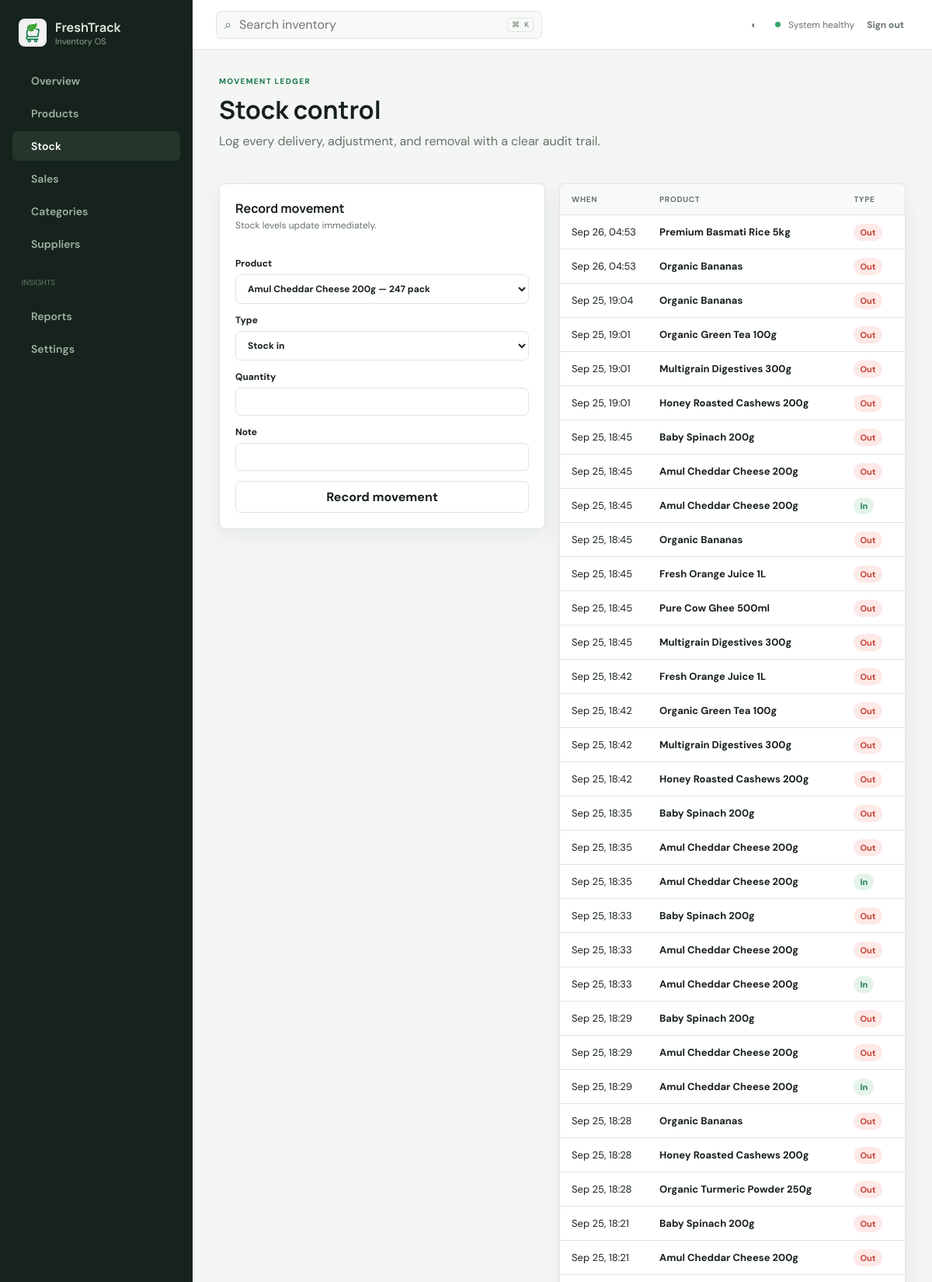
/stock (signed in, upper part), run on the app's committed database.
### app/models.py (models this page shows, shortened)
class StockMovement(db.Model):
    id = db.Column(db.Integer, primary_key=True)
    product_id = db.Column(db.Integer, db.ForeignKey("product.id"), nullable=False)
    user_id = db.Column(db.Integer, db.ForeignKey("user.id"), nullable=False)
    movement_type = db.Column(db.String(20), nullable=False)
    quantity = db.Column(db.Integer, nullable=False)
    note = db.Column(db.String(300))
    created_at = db.Column(db.DateTime(timezone=True), default=utcnow, nullable=False, index=True)
    product = db.relationship("Product", back_populates="movements"); user = db.relationship("User", back_populates="movements")

class Product(db.Model):
    id = db.Column(db.Integer, primary_key=True)
    name = db.Column(db.String(150), nullable=False, index=True)
    sku = db.Column(db.String(80), unique=True, nullable=False, index=True)
    category_id = db.Column(db.Integer, db.ForeignKey("category.id"), nullable=False)
    supplier_id = db.Column(db.Integer, db.ForeignKey("supplier.id"))
    price = db.Column(db.Numeric(12,2), nullable=False, default=0)
    cost = db.Column(db.Numeric(12,2), nullable=False, default=0)
    quantity = db.Column(db.Integer, nullable=False, default=0)
    low_stock_threshold = db.Column(db.Integer, nullable=False, default=10)
    unit = db.Column(db.String(30), nullable=False, default="unit")
    expiry_date = db.Column(db.Date)
    image = db.Column(db.String(255))
    created_at = db.Column(db.DateTime(timezone=True), default=utcnow, nullable=False)
    category = db.relationship("Category", back_populates="products")
    supplier = db.relationship("Supplier", back_populates="products")
    movements = db.relationship("StockMovement", back_populates="product", cascade="all, delete-orphan")
    sale_items = db.relationship("SaleItem", back_populates="product")

### app/routes/main.py (the view, shortened to what this page needs)
@bp.route("/stock", methods=["GET", "POST"])
@login_required
def stock():
    form = MovementForm()
    movement_choices(form)
    rows = StockMovement.query.order_by(StockMovement.created_at.desc()).limit(100).all()
    return render_template("stock.html", form=form, rows=rows, store=setting())

### app/forms.py
class MovementForm(FlaskForm):
    product_id=SelectField("Product",coerce=int,validators=[DataRequired()]); movement_type=SelectField("Type",choices=[("in","Stock in"),("out","Stock out"),("adjustment","Set quantity")]); quantity=IntegerField("Quantity",validators=[DataRequired(),NumberRange(min=0)]); note=StringField("Note",validators=[Optional(),Length(max=300)]); submit=SubmitField("Record movement")

### app/models.py (called while the page is built)
    @property
    def is_active(self): return self.is_active_account

    @property
    def role(self): return self.role_record.role if self.role_record else "staff"

    @property
    def display_name(self): return self.profile.display_name if self.profile else self.email.split("@")[0]

### app/routes/main.py (called while the page is built)
def setting():
    return StoreSetting.query.first() or StoreSetting(
        store_name="FreshTrack Market",
        currency="INR",
        phone="+91 98765 43210",
        address="Indiranagar, Bengaluru, India"
    )

def movement_choices(form):
    form.product_id.choices = [(x.id, f"{x.name} — {x.quantity} {x.unit}") for x in Product.query.order_by(Product.name)]

### app/templates/stock.html
{% extends 'base.html' %}{% from '_macros.html' import field %}{% block title %}Stock · FreshTrack{% endblock %}{% block content %}<div class="page-head"><div><p class="eyebrow">MOVEMENT LEDGER</p><h1>Stock control</h1><p>Log every delivery, adjustment, and removal with a clear audit trail.</p></div></div><section class="split-layout"><form method="post" class="panel form-panel">{{form.hidden_tag()}}<header><div><h2>Record movement</h2><p>Stock levels update immediately.</p></div></header>{{field(form.product_id)}}{{field(form.movement_type)}}{{field(form.quantity)}}{{field(form.note)}}{{form.submit(class='primary-button wide')}}</form><div class="table-shell"><table><thead><tr><th>When</th><th>Product</th><th>Type</th><th>Quantity</th><th>Recorded by</th><th>Note</th></tr></thead><tbody>{% for x in rows %}<tr><td>{{x.created_at.strftime('%b %d, %H:%M')}}</td><td><strong>{{x.product.name}}</strong></td><td><span class="badge {{x.movement_type}}">{{x.movement_type|title}}</span></td><td>{{x.quantity}} {{x.product.unit}}</td><td>{{x.user.display_name}}</td><td>{{x.note or '—'}}</td></tr>{% else %}<tr><td colspan="6"><div class="empty">No movements recorded.</div></td></tr>{% endfor %}</tbody></table></div></section>{% endblock %}

### app/static/css/style.css (style rules this page uses)
:root { --bg:#f4f6f3;--surface:#fff;--surface-2:#f8faf7;--ink:#17211b;--muted:#66736b;--line:#dfe5df;--primary:#18794e;--soft:#e5f4eb;--warning:#b7791f;--danger:#c54236;--shadow:0 8px 28px rgba(23,33,27,.06);--sidebar:248px }
* { box-sizing:border-box }
html { font-family:'DM Sans',sans-serif;background:var(--bg);color:var(--ink) }
body { margin:0 }
h1,h2,h3,p { margin-top:0 }
h1,h2,h3,.brand b { font-family:Manrope,sans-serif;letter-spacing:0 }
h1 { font-size:32px;margin-bottom:8px }
h2 { font-size:16px;margin-bottom:3px }
button,input,select,textarea { font:inherit }
.page-head { display:grid;grid-template-columns:minmax(0,1fr) auto;align-items:end;gap:24px;margin-bottom:28px }
.page-head p,.panel p { color:var(--muted) }
.eyebrow { font-size:10px!important;letter-spacing:.13em;font-weight:800;color:var(--primary)!important;margin-bottom:8px }
.primary-button,.secondary-button,.text-button,.icon-button { border:0;border-radius:7px;font-weight:700;display:inline-flex;align-items:center;justify-content:center;cursor:pointer }
.primary-button { background:var(--primary);color:#fff;padding:10px 15px }
.wide { width:100% }
.stat,.panel,.entity-card { background:var(--surface);border:1px solid var(--line);border-radius:8px;box-shadow:var(--shadow) }
.green,.badge.healthy,.badge.in { background:var(--soft);color:var(--primary) }
.red,.badge.out { background:#fde9e7;color:var(--danger) }
.panel { padding:20px }
.panel>header { display:flex;justify-content:space-between;margin-bottom:20px }
.panel header p { font-size:12px;margin:0 }
.filterbar input,.filterbar select,.form-panel input,.form-panel select,.form-panel textarea,.modal input,.modal select,.modal textarea,.auth-form input { border:1px solid var(--line);background:var(--surface);color:var(--ink);border-radius:7px;padding:9px 11px;min-width:0 }
.table-shell { background:var(--surface);border:1px solid var(--line);border-radius:8px;box-shadow:var(--shadow);overflow:auto }
table { border-collapse:collapse;width:100%;font-size:13px }
th { text-align:left;font-size:10px;letter-spacing:.07em;color:var(--muted);text-transform:uppercase;background:var(--surface-2);position:sticky;top:0 }
th,td { padding:13px 15px;border-bottom:1px solid var(--line);white-space:nowrap }
.badge { padding:4px 8px;border-radius:20px;font-size:11px;font-weight:700 }
.split-layout { display:grid;grid-template-columns:420px minmax(0,1fr);gap:18px;align-items:start }
.form-panel { display:flex;flex-direction:column;gap:13px;overflow:hidden }
.form-panel select,.form-panel input { max-width:100%;box-sizing:border-box }
.form-panel label,.modal label,.auth-form label { display:flex;flex-direction:column;gap:6px;font-size:12px;font-weight:700 }

### data on the page
StockMovement: created_at "Sep 26, 04:53", product.name "Premium Basmati Rice 5kg", movement_type "Out"
StockMovement: created_at "Sep 26, 04:53", product.name "Organic Bananas", movement_type "Out"
StockMovement: created_at "Sep 25, 19:04", product.name "Organic Bananas", movement_type "Out"
StockMovement: created_at "Sep 25, 19:01", product.name "Organic Green Tea 100g", movement_type "Out"
StockMovement: created_at "Sep 25, 19:01", product.name "Multigrain Digestives 300g", movement_type "Out"
StockMovement: created_at "Sep 25, 19:01", product.name "Honey Roasted Cashews 200g", movement_type "Out"
StockMovement: created_at "Sep 25, 18:45", product.name "Baby Spinach 200g", movement_type "Out"
StockMovement: created_at "Sep 25, 18:45", product.name "Amul Cheddar Cheese 200g", movement_type "Out"
StockMovement: created_at "Sep 25, 18:45", product.name "Amul Cheddar Cheese 200g", movement_type "In"
StockMovement: created_at "Sep 25, 18:45", product.name "Organic Bananas", movement_type "Out"
StockMovement: created_at "Sep 25, 18:45", product.name "Fresh Orange Juice 1L", movement_type "Out"
StockMovement: created_at "Sep 25, 18:45", product.name "Pure Cow Ghee 500ml", movement_type "Out"
StockMovement: created_at "Sep 25, 18:45", product.name "Multigrain Digestives 300g", movement_type "Out"
StockMovement: created_at "Sep 25, 18:42", product.name "Fresh Orange Juice 1L", movement_type "Out"
StockMovement: created_at "Sep 25, 18:42", product.name "Organic Green Tea 100g", movement_type "Out"
StockMovement: created_at "Sep 25, 18:42", product.name "Multigrain Digestives 300g", movement_type "Out"
StockMovement: created_at "Sep 25, 18:42", product.name "Honey Roasted Cashews 200g", movement_type "Out"
StockMovement: created_at "Sep 25, 18:35", product.name "Baby Spinach 200g", movement_type "Out"
StockMovement: created_at "Sep 25, 18:35", product.name "Amul Cheddar Cheese 200g", movement_type "Out"
StockMovement: created_at "Sep 25, 18:35", product.name "Amul Cheddar Cheese 200g", movement_type "In"
StockMovement: created_at "Sep 25, 18:33", product.name "Baby Spinach 200g", movement_type "Out"
StockMovement: created_at "Sep 25, 18:33", product.name "Amul Cheddar Cheese 200g", movement_type "Out"
StockMovement: created_at "Sep 25, 18:33", product.name "Amul Cheddar Cheese 200g", movement_type "In"
StockMovement: created_at "Sep 25, 18:29", product.name "Baby Spinach 200g", movement_type "Out"
StockMovement: created_at "Sep 25, 18:29", product.name "Amul Cheddar Cheese 200g", movement_type "Out"
StockMovement: created_at "Sep 25, 18:29", product.name "Amul Cheddar Cheese 200g", movement_type "In"
StockMovement: created_at "Sep 25, 18:28", product.name "Organic Bananas", movement_type "Out"
StockMovement: created_at "Sep 25, 18:28", product.name "Honey Roasted Cashews 200g", movement_type "Out"
StockMovement: created_at "Sep 25, 18:28", product.name "Organic Turmeric Powder 250g", movement_type "Out"
StockMovement: created_at "Sep 25, 18:21", product.name "Baby Spinach 200g", movement_type "Out"
StockMovement: created_at "Sep 25, 18:21", product.name "Amul Cheddar Cheese 200g", movement_type "Out"

### other printed values
{{ label }} "Overview" "Products" "Stock" "Sales" "Categories"
{{ f.label }} "Product Type Quantity Note"
